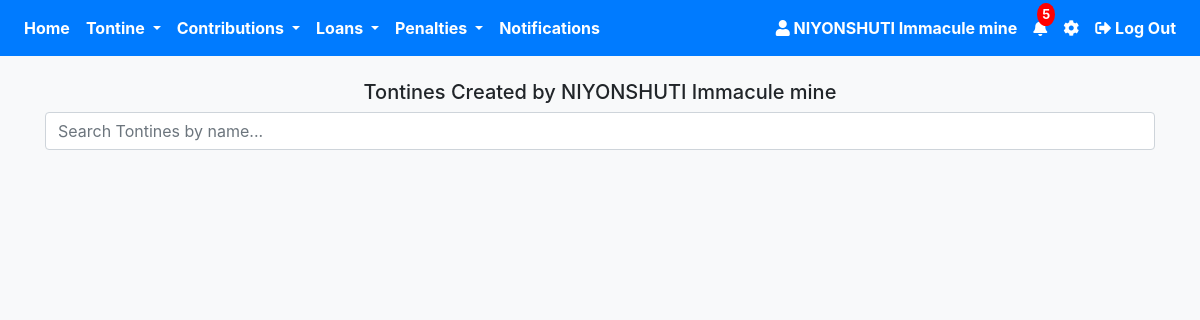
/own_tontine.php (signed in), run on an earlier commit of the app's database.
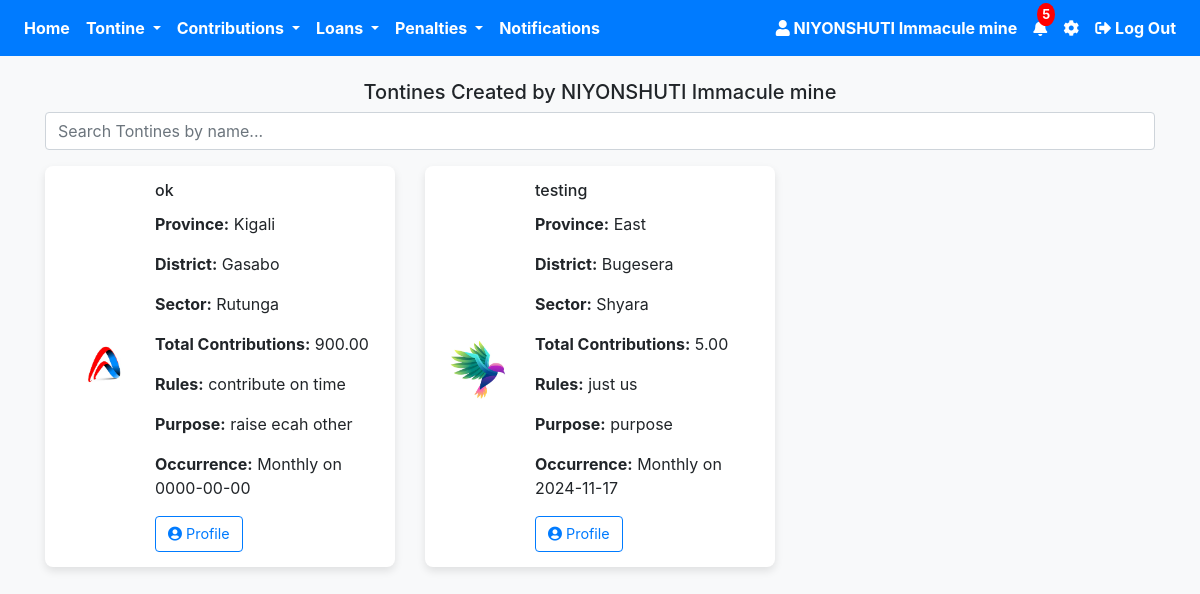
And on a later commit of the database.
### tables this page shows
CREATE TABLE `users` (
  `id` int(11) NOT NULL,
  `firstname` varchar(50) NOT NULL,
  `lastname` varchar(50) NOT NULL,
  `phone_number` varchar(15) NOT NULL,
  `idno` varchar(50) NOT NULL,
  `idnotype` varchar(50) NOT NULL,
  `idno_picture` varchar(255) NOT NULL,
  `behalf_name` varchar(30) NOT NULL,
  `behalf_phone_number` varchar(30) NOT NULL,
  `password` varchar(255) NOT NULL,
  `image` varchar(255) NOT NULL,
  `otp` int(11) DEFAULT 0,
  `verified` tinyint(4) NOT NULL DEFAULT 0,
  `otp_used` tinyint(1) NOT NULL DEFAULT 0,
  `otp_login` int(11) NOT NULL DEFAULT 0,
  `otp_forgot` int(11) NOT NULL,
  `otp_behalf` int(11) NOT NULL,
  `otp_behalf_used` tinyint(1) NOT NULL,
  `terms` tinyint(1) DEFAULT 0,
  `created_at` timestamp NOT NULL DEFAULT current_timestamp(),
  `updated_at` timestamp NOT NULL DEFAULT current_timestamp() ON UPDATE current_timestamp(),
  `role` enum('User','Sector','Court') DEFAULT 'User'
);

CREATE TABLE `tontine` (
  `id` int(11) NOT NULL,
  `tontine_name` varchar(255) NOT NULL,
  `logo` varchar(255) DEFAULT NULL,
  `join_date` date NOT NULL,
  `province` varchar(100) NOT NULL,
  `district` varchar(100) NOT NULL,
  `sector` varchar(100) NOT NULL,
  `total_contributions` decimal(10,2) NOT NULL,
  `occurrence` enum('Daily','Weekly','Monthly') NOT NULL,
  `time` time DEFAULT NULL,
  `day` enum('Monday','Tuesday','Wednesday','Thursday','Friday','Saturday','Sunday') DEFAULT NULL,
  `date` date DEFAULT NULL,
  `created_at` timestamp NOT NULL DEFAULT current_timestamp(),
  `user_id` int(11) DEFAULT NULL,
  `role` varchar(30) NOT NULL,
  `purpose` varchar(255) NOT NULL,
  `rules` varchar(255) NOT NULL,
  `status` enum('Not Justified','Justification Request sent','Justified','Rejected') DEFAULT 'Not Justified',
  `reason` varchar(255) NOT NULL,
  `interest` decimal(10,2) NOT NULL DEFAULT 0.00,
  `payment_frequency` enum('Monthly','Weekly') NOT NULL,
  `frequent_payment_date` date DEFAULT NULL,
  `frequent_payment_day` enum('Monday','Tuesday','Wednesday','Thursday','Friday','Saturday','Sunday') DEFAULT NULL
);

### own_tontine.php (the view, shortened to what this page needs)
<?php
require 'config.php';
$total_notifications = 5;
$user_id = $_SESSION['user_id'];
$stmt = $pdo->prepare("SELECT firstname, lastname FROM users WHERE id = :id");
$stmt->bindParam(':id', $user_id);
$stmt->execute();
$user = $stmt->fetch(PDO::FETCH_ASSOC);
$user_name = htmlspecialchars($user['firstname'] . ' ' . $user['lastname']);
$tontineStmt = $pdo->prepare("SELECT id, tontine_name, logo, join_date, province, district, sector, total_contributions, occurrence, time, day, date, rules, purpose FROM tontine WHERE user_id = :user_id");
$tontineStmt->execute(['user_id' => $user_id]);
$tontines = $tontineStmt->fetchAll(PDO::FETCH_ASSOC);
?>
<!DOCTYPE html>
<html lang="en">
<head>
    <link rel="stylesheet" href="https://stackpath.bootstrapcdn.com/bootstrap/4.5.2/css/bootstrap.min.css">
    <link rel="stylesheet" href="https://cdnjs.cloudflare.com/ajax/libs/font-awesome/5.15.4/css/all.min.css">
</head>
<body>
 <nav class="navbar navbar-expand-lg navbar-dark bg-primary">
    <div class="collapse navbar-collapse" id="navbarNav">
        <ul class="navbar-nav mr-auto">
            <li class="nav-item">
                <a class="nav-link font-weight-bold text-white" href="user_profile.php">Home</a>
            </li>
            <li class="nav-item dropdown">
                <a class="nav-link dropdown-toggle font-weight-bold text-white" href="#" id="paymentsDropdown" role="button" data-toggle="dropdown" aria-haspopup="true" aria-expanded="false">
                    Tontine
                </a>
            </li>
            <li class="nav-item dropdown">
                <a class="nav-link dropdown-toggle font-weight-bold text-white" href="#" id="contributionsDropdown" role="button" data-toggle="dropdown" aria-haspopup="true" aria-expanded="false">
                    Contributions
                </a>
            </li>
            <li class="nav-item dropdown">
                <a class="nav-link dropdown-toggle font-weight-bold text-white" href="#" id="loansDropdown" role="button" data-toggle="dropdown" aria-haspopup="true" aria-expanded="false">
                    Loans
                </a>
            </li>
            <li class="nav-item dropdown">
                <a class="nav-link dropdown-toggle font-weight-bold text-white" href="#" id="penaltiesDropdown" role="button" data-toggle="dropdown" aria-haspopup="true" aria-expanded="false">
                    Penalties
                </a>
            </li>
            <li class="nav-item">
                <a class="nav-link font-weight-bold text-white" href="#">Notifications</a>
            </li>
        </ul>
        <ul class="navbar-nav ml-auto">
            <li class="nav-item">
                <a class="nav-link font-weight-bold text-white" href="#">
                    <i class="fas fa-user"></i>
                    <?php echo htmlspecialchars($user_name); ?>
                </a>
            </li>
            <li class="nav-item">
                <a class="nav-link position-relative font-weight-bold text-white" href="#">
                    <i class="fas fa-bell"></i>
                    <span class="notification-badge"><?php echo $total_notifications; ?></span>
                </a>
            </li>
            <li class="nav-item">
                <a class="nav-link font-weight-bold text-white" href="setting.php">
                    <i class="fas fa-cog"></i>
                </a>
            </li>
            <li class="nav-item">
                <a class="nav-link font-weight-bold text-white" href="#" onclick="confirmLogout()">
                    <i class="fas fa-sign-out-alt"></i> Log Out
                </a>
            </li>
        </ul>
    </div>
</nav>
<div class="container">
    <h5 class="text-center mt-4">Tontines Created by <?php echo htmlspecialchars($user_name); ?></h5>
    <div class="form-group">
        <input type="text" id="search" class="form-control" placeholder="Search Tontines by name..." onkeyup="searchTontines()">
    </div>
    <div class="row" id="tontine-list">
        <?php foreach ($tontines as $tontine): ?>
            <div class="col-md-4 tontine-item">
                <div class="tontine-card">
                    <img src="<?php echo htmlspecialchars($tontine['logo']); ?>" alt="Tontine Logo" class="tontine-logo">
                    <div class="card-content">
                        <h6 class="card-title"><?php echo htmlspecialchars($tontine['tontine_name']); ?></h6>
                        <p><strong>Province:</strong> <?php echo htmlspecialchars($tontine['province']); ?></p>
                        <p><strong>District:</strong> <?php echo htmlspecialchars($tontine['district']); ?></p>
                        <p><strong>Sector:</strong> <?php echo htmlspecialchars($tontine['sector']); ?></p>
                        <p><strong>Total Contributions:</strong> <?php echo htmlspecialchars($tontine['total_contributions']); ?></p>
                        <p><strong>Rules:</strong> <?php echo htmlspecialchars($tontine['rules']); ?></p>
                        <p><strong>Purpose:</strong> <?php echo htmlspecialchars($tontine['purpose']); ?></p>
                        <?php
                        if ($tontine['occurrence'] == 'Daily') {
                            echo "<p><strong>Occurrence:</strong> Daily at " . htmlspecialchars($tontine['time']) . "</p>";
                        } elseif ($tontine['occurrence'] == 'Weekly') {
                            echo "<p><strong>Occurrence:</strong> Weekly on " . htmlspecialchars($tontine['day']) . "</p>";
                        } elseif ($tontine['occurrence'] == 'Monthly') {
                            echo "<p><strong>Occurrence:</strong> Monthly on " . htmlspecialchars($tontine['date']) . "</p>";
                        }
                        ?>
<div class="card-buttons d-flex justify-content-start">
    <button class="btn btn-outline-primary btn-custom" onclick="window.location.href='tontine_profile.php?id=<?php echo $tontine['id']; ?>'">
        <i class="fas fa-user-circle"></i>  Profile
    </button>
</div>
                    </div>
                </div>
            </div>
        <?php endforeach; ?>
    </div>
</div>
</body>
</html>

### own_tontine.php (style rules this page uses)
.notification-badge { position: absolute; top: -5px; right: -0px; background-color: red; color: white; border-radius: 50%; padding: 2px 5px; font-size: 0.80rem; }
body { background-color: #f8f9fa; }
.tontine-card { display: flex; align-items: center; padding: 15px; background-color: #fff; border-radius: 8px; box-shadow: 0px 4px 8px rgba(0, 0, 0, 0.1); margin-bottom: 20px; }
.tontine-logo { width: 80px; height: 80px; object-fit: cover; border-radius: 50%; margin-right: 15px; }
.card-content { flex: 1; }
.card-buttons { margin-top: 10px; }
.btn-custom { font-size: 0.9rem; margin-right: 5px; }

What changed in the data, as far as the page shows it:
added tontine: logo (picture), tontine_name "ok", province "Kigali", district "Gasabo", sector "Rutunga", total_contributions "900.00", rules "contribute on time", purpose "raise ecah other", date "0000-00-00"
added tontine: logo (picture), tontine_name "testing", province "East", district "Bugesera", sector "Shyara", total_contributions "5.00", rules "just us", purpose "purpose", date "2024-11-17"
